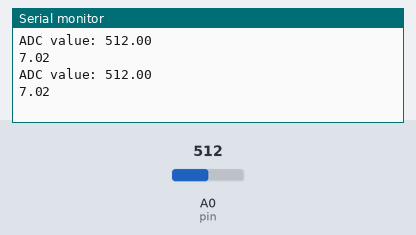
This sketch was run on a simulated Arduino Nano, built with avr-gcc and run on an emulated ATmega328P. On the bench: the last lines printed to the serial monitor. The test bench sets the inputs (shaded band); at power-on: A0 (pin) = 512.

Above: at 1.8 s.
1.9 s: A0 (pin) set to 716
At 2.8 s:
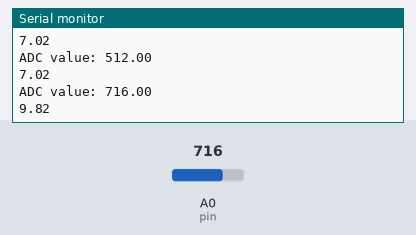
3.4 s: A0 (pin) set to 900
At 4.7 s:
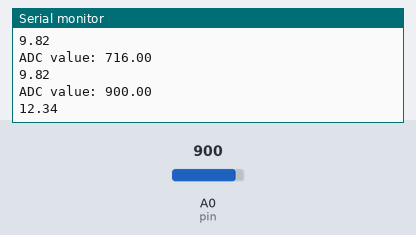
Timing chart, 0 to 6.4 s (numbered marks = the images above; inputs shaded):
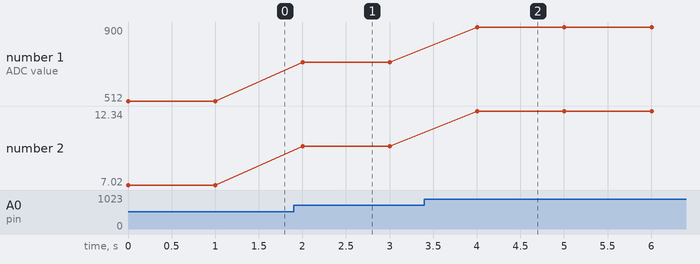

Measured:
- after the input at 1.9 s, the serial monitor: prints a new line after 0.10 s (image 1)
- after the input at 3.4 s, the serial monitor: prints a new line after 0.60 s (image 2)
- plotted number 1: 512 → 716 after the input at 1.9 s, 716 → 900 after the input at 3.4 s
- plotted number 2: 7.02 → 9.82 after the input at 1.9 s, 9.82 → 12.34 after the input at 3.4 s

The sketch:

voltage_reader_greater_than_5v.ino
```cpp
// --- Voltage Monitoring of a 12V Battery using Arduino Nano ---
//
// Notes:
// - 12V is nominal. So, it can go till 14V. For safety, we will consider 15V.
// - Arduino can take only 5V. So, we need to use a voltage divider to reduce the
// - voltage levels for the Arduino
//
// Voltage Divider Basics:
// - We need 5V max where Vin = 15V max.
// - This means we need 15/5=3 resistors in series.
// - What will be the voltage drop on each resistor?
// - It will be (Vin/R_total)*single resistance. Which is 5V.
/*
    +15v
     |
     |
     |
     _
    | |
    | | 1Ω
    |_|
     |-----------------------------x Vout = 10V (5V dropped by the first resistor)
     |
     |--------------------
     _                   |
    | |                  |
    | | 1Ω               |
    |_|                  |
     |                   |
     |             equivalent to 2Ω
     |                   |
     _                   |
    | |                  |
    | | 1Ω               |
    |_|                  |
     |--------------------
     |
     |
    GND

*/
//
// - Add up the resistances above the Vout and below the Vout point to apply the voltage divider.
// - Voltage divider = Vin * ( R2/ (R1+R2) )
// - Since 5V is 3rd of Vin, we need to multiply output volts with 3 in the code

// Connections:
// 1. Connect GND (battery) to GND (arduino)
// 2. Connect Vout point to the Arduino's A0 pin.
//    Use a 10kΩ resistor in series to limit the current drawn by the ADC chip.
//
// Setting accurate Vref is important for accuracy.
// The 5v pin does not give a 5v output. Measure with DMM. That will be the Vref.
// It will mostly less than 5v.
//
// Formula:
// input voltage = (ADC value) * (Vref/1024)

#define pin A0

const float Vref = 4.68;// This is the voltage read by DMM on the 5v pin
float ADC_output = 0;   // ADC output value
float volts = 0;        // voltage we needed to measure

float multiplier = 3;   // As output is 1/3rd of Vin

void setup() {
  Serial.begin(115200);
  pinMode(pin, INPUT);  // set pin mode as input
}

void loop() {
  // Read ADC value
  ADC_output = analogRead(pin);
  Serial.println("ADC value: " + String(ADC_output));

  // Calculate input voltage
  volts = ADC_output * (Vref / 1024);
  volts = volts * multiplier;
  Serial.println(String(volts));

  delay(1000);
}

// Questions:
/* Why not use less resistance like 1Ω?
      _
     / \
    /   \
   /  V  \
  /_______\
 / I  |  R \
/___________\

If Vref = 5v, then I = V/R = 5A. This will burn the Arduino
*/
```
